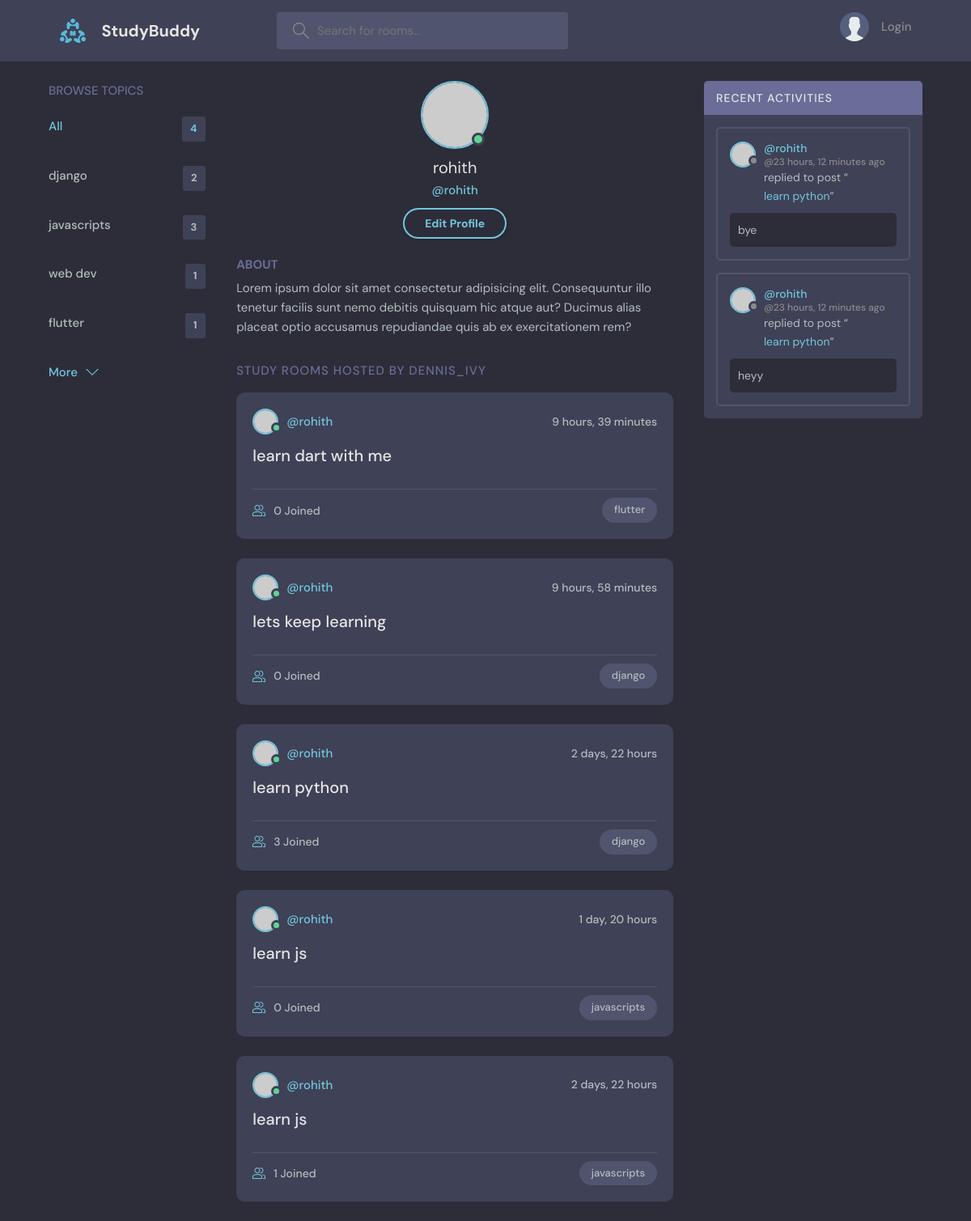
Page /profile/1/ on the committed database.
### base/models.py (models this page shows, shortened)
class Topic(models.Model):
    name = models.CharField(max_length = 200)

class Room(models.Model):
    host = models.ForeignKey(User,on_delete = models.SET_NULL,null = True)
    topic = models.ForeignKey(Topic,on_delete = models.SET_NULL,null = True)
    name = models.CharField(max_length = 200)
    description = models.TextField(null = True,blank =True)
    participants = models.ManyToManyField(User,related_name = 'participants',blank = True)
    updated = models.DateTimeField(auto_now = True)
    created = models.DateTimeField(auto_now_add=True)
    class Meta:
        ordering = ['-updated','-created']
    def __str__(self):
        return self.name

class  Message(models.Model):
    user = models.ForeignKey(User,on_delete=models.CASCADE)
    room = models.ForeignKey(Room,on_delete = models.CASCADE)
    body = models.TextField()
    updated = models.DateTimeField(auto_now = True)
    created = models.DateTimeField(auto_now_add=True)
    class Meta:
        ordering = ['-updated','-created']

### base/views.py (the view)
# urls.py: path('profile/<str:pk>/',views.userProfile,name = "user-profile"),
def userProfile(request,pk):
    user = User.objects.get(id = pk)
    rooms = user.room_set.all()
    room_messages = user.message_set.all()
    topics = Topic.objects.all()
    context = {'user':user,'rooms':rooms,'topics':topics,'room_messages':room_messages}
    return render(request,'base/profile.html',context)

### base/templates/base/profile.html
{%extends 'main.html' %}
{%block content%}
  <main class="profile-page layout layout--3">
    <div class="container">
      {%include 'base/topics_components.html'%}
      <div class="roomList">
        <div class="profile">
          <div class="profile__avatar">
            <div class="avatar avatar--large active">
              <img src="https://randomuser.me/api/portraits/men/11.jpg" />
            </div>
          </div>
          <div class="profile__info">
            <h3>{{user.username}}</h3>
            <p>@{{user.username}}</p>
            <a href="edit-user.html" class="btn btn--main btn--pill">Edit Profile</a>
          </div>
          <div class="profile__about">
            <h3>About</h3>
            <p>
              Lorem ipsum dolor sit amet consectetur adipisicing elit. Consequuntur illo tenetur
              facilis sunt nemo debitis quisquam hic atque aut? Ducimus alias placeat optio
              accusamus repudiandae quis ab ex exercitationem rem?
            </p>
          </div>
        </div>
        <div class="roomList__header">
          <div>
            <h2>Study Rooms Hosted by dennis_ivy</a>
            </h2>
          </div>
        </div>
        {%include 'base/feed_components.html' %}
      </div>
      {%include 'base/activity_component.html'%}
    </div>
  </main>
{%endblock content%}

### templates/main.html (shortened to what this page needs)
<!DOCTYPE html>
{%load static%}
<html lang="en">
  <head>
    <link rel="stylesheet" href="{% static 'styles/style.css' %}" />
  </head>
  <body>
    {% include 'navbar.html'%}
    {% block content %}
    {% endblock %}
  </body>
</html>

### templates/navbar.html (shortened to what this page needs)
{% load static%}
<header class="header header--loggedIn">
    <div class="container">
      <a href="{% url 'home'%}" class="header__logo">
        <img src="{%static 'images/logo.svg'%}" />
        <h1>StudyBuddy</h1>
      </a>
      <form class="header__search" method = "GET" action = "{% url 'home' %}">
        <label>
          <input name = "q" placeholder="Search for rooms..." />
        </label>
      </form>
      <nav class="header__menu">
        {% if request.user.is_authenticated %}
        <div class="header__user">
          <a href="profile.html">
            <div class="avatar avatar--medium active">
              <img src="https://randomuser.me/api/portraits/men/37.jpg" />
            </div>
            <p>{{request.user.username}}<span>@{{request.user.username}}</span></p>
          </a>
          <button class="dropdown-button">
            <svg version="1.1" xmlns="http://www.w3.org/2000/svg" width="32" height="32" viewBox="0 0 32 32">
              <title>chevron-down</title>
              <path d="M16 21l-13-13h-3l16 16 16-16h-3l-13 13z"></path>
            </svg>
          </button>
        </div>
         {%else%}
        <a href="{% url 'login' %}">
          <img src="{%static 'images/avatar.svg'%}" />
          <p>Login</p>
        </a>
        {%endif%}
      </nav>
    </div>
  </header>

### base/templates/base/topics_components.html
<div class="topics">
    <div class="topics__header">
      <h2>Browse Topics</h2>
    </div>
    <ul class="topics__list">
      <li>
        <a href="{%url 'home'%}" class="active">All <span>{{topics.count}}</span></a>
      </li>
      {%for topic in topics%}
      <li>
        <a href="{% url 'home'%}?q={{topic.name}}">{{topic.name}} <span>{{topic.room_set.all.count}}</span></a>
      </li>
      {%endfor%}
    </ul>
    <a class="btn btn--link" href="topics.html">
      More
      <svg version="1.1" xmlns="http://www.w3.org/2000/svg" width="32" height="32" viewBox="0 0 32 32">
        <title>chevron-down</title>
        <path d="M16 21l-13-13h-3l16 16 16-16h-3l-13 13z"></path>
      </svg>
    </a>
  </div>

### base/templates/base/feed_components.html (shortened to what this page needs)
{%for room in rooms%}
<div class="roomListRoom">
    <div class="roomListRoom__header">
      <a href="{% url 'user-profile' room.host.id %}" class="roomListRoom__author">
        <div class="avatar avatar--small active">
          <img src="https://randomuser.me/api/portraits/men/11.jpg" />
        </div>
        <span>@{{room.host.username}}</span>
      </a>
      <div class="roomListRoom__actions">
        <span>{{room.created|timesince}}</span>
      </div>
    </div>
    <div class="roomListRoom__content">
      <a href="{% url 'room' room.id %}">{{room.name}}</a>
    </div>
    <div class="roomListRoom__meta">
      <a class="roomListRoom__joined" href = "{% url 'room' room.id %}">
        {{room.participants.all.count}} Joined
      </a>
      <p class="roomListRoom__topic">{{room.topic.name}}</p>
    </div>
  </div>
{% endfor %}

### base/templates/base/activity_component.html (shortened to what this page needs)
<div class="activities">
    <div class="activities__header">
      <h2>Recent Activities</h2>
    </div>
    {%for message in room_messages%}
    <div class="activities__box">
      <div class="activities__boxHeader roomListRoom__header">
        <a href="{% url 'user-profile' message.user.id %}" class="roomListRoom__author">
          <div class="avatar avatar--small">
            <img src="https://randomuser.me/api/portraits/women/11.jpg" />
          </div>
          <p>
            @{{message.user}}
            <span>@{{message.created|timesince}} ago</span>
          </p>
        </a>
      </div>
      <div class="activities__boxContent">
        <p>replied to post “<a href="{%url 'room' message.room.id %}">{{message.room}}</a>”</p>
        <div class="activities__boxRoomContent">
          {{message.body}}
        </div>
      </div>
    </div>
    {%endfor%}
  </div>

### rows in the picture
Topic: name "django", room_set.all.count "2"
Topic: name "javascripts", room_set.all.count "3"
Topic: name "web dev", room_set.all.count "1"
Topic: name "flutter", room_set.all.count "1"
Room: host.username "rohith", created "9 hours, 39 minutes", name "learn dart with me", participants.all.count "0", topic.name "flutter"
Room: host.username "rohith", created "9 hours, 58 minutes", name "lets keep learning", participants.all.count "0", topic.name "django"
Room: host.username "rohith", created "2 days, 22 hours", name "learn python", participants.all.count "3", topic.name "django"
Room: host.username "rohith", created "1 day, 20 hours", name "learn js", participants.all.count "0", topic.name "javascripts"
Room: host.username "rohith", created "2 days, 22 hours", name "learn js", participants.all.count "1", topic.name "javascripts"
Message: user "rohith", created "23 hours, 12 minutes", room "learn python", body "bye"
Message: user "rohith", created "23 hours, 12 minutes", room "learn python", body "heyy"

### other values in the picture
{{ topics.count }} "4"
{{ user.username }} "rohith"
